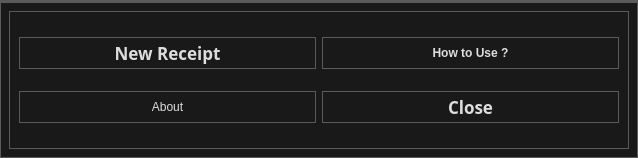
<?xml version="1.0" encoding="UTF-8"?>
<ui version="4.0">
 <class>MainWindow</class>
 <widget class="QMainWindow" name="MainWindow">
  <property name="geometry">
   <rect>
    <x>0</x>
    <y>0</y>
    <width>638</width>
    <height>158</height>
   </rect>
  </property>
  <property name="minimumSize">
   <size>
    <width>460</width>
    <height>138</height>
   </size>
  </property>
  <property name="maximumSize">
   <size>
    <width>638</width>
    <height>158</height>
   </size>
  </property>
  <property name="windowTitle">
   <string>Cafe Receipt</string>
  </property>
  <property name="styleSheet">
   <string notr="true">* {
	background: #191919;
	color: #DDDDDD;
	border: 1px solid #5A5A5A;
}

QWidget::item:selected {
	background: #3D7848;
}

QPushButton{
	height:30px;
}

QCheckBox, QRadioButton {
	border: none;
}

QRadioButton::indicator, QCheckBox::indicator {
	width: 13px;
	height: 13px;
}

QRadioButton::indicator::unchecked, QCheckBox::indicator::unchecked {
	border: 1px solid #5A5A5A;
	background: none;
}

QRadioButton::indicator:unchecked:hover, QCheckBox::indicator:unchecked:hover {
	border: 1px solid #DDDDDD;
}

QRadioButton::indicator::checked, QCheckBox::indicator::checked {
	border: 1px solid #5A5A5A;
	background: #5A5A5A;
}

QRadioButton::indicator:checked:hover, QCheckBox::indicator:checked:hover {
	border: 1px solid #DDDDDD;
	background: #DDDDDD;
}

QGroupBox {
	margin-top: 6px;
}

QGroupBox::title {
	top: -7px;
	left: 7px;
}

QScrollBar {
	border: 1px solid #5A5A5A;
	background: #191919;
}

QScrollBar:horizontal {
	height: 15px;
	margin: 0px 0px 0px 32px;
}

QScrollBar:vertical {
	width: 15px;
	margin: 32px 0px 0px 0px;
}

QScrollBar::handle {
	background: #353535;
	border: 1px solid #5A5A5A;
}

QScrollBar::handle:horizontal {
	border-width: 0px 1px 0px 1px;
}

QScrollBar::handle:vertical {
	border-width: 1px 0px 1px 0px;
}

QScrollBar::handle:horizontal {
	min-width: 20px;
}

QScrollBar::handle:vertical {
	min-height: 20px;
}

QScrollBar::add-line, QScrollBar::sub-line {
	background:#353535;
	border: 1px solid #5A5A5A;
	subcontrol-origin: margin;
}

QScrollBar::add-line {
	position: absolute;
}

QScrollBar::add-line:horizontal {
	width: 15px;
	subcontrol-position: left;
	left: 15px;
}

QScrollBar::add-line:vertical {
	height: 15px;
	subcontrol-position: top;
	top: 15px;
}

QScrollBar::sub-line:horizontal {
	width: 15px;
	subcontrol-position: top left;
}

QScrollBar::sub-line:vertical {
	height: 15px;
	subcontrol-position: top;
}

QScrollBar:left-arrow, QScrollBar::right-arrow, QScrollBar::up-arrow, QScrollBar::down-arrow {
	border: 1px solid #5A5A5A;
	width: 3px;
	height: 3px;
}

QScrollBar::add-page, QScrollBar::sub-page {
	background: none;
}

QAbstractButton:hover {
	background: #353535;
}

QAbstractButton:pressed {
	background: #5A5A5A;
}

QAbstractItemView {
	show-decoration-selected: 1;
	selection-background-color: #3D7848;
	selection-color: #DDDDDD;
	alternate-background-color: #353535;
}

QHeaderView {
	border: 1px solid #5A5A5A;
}

QHeaderView::section {
	background: #191919;
	border: 1px solid #5A5A5A;
	padding: 4px;
}

QHeaderView::section:selected, QHeaderView::section::checked {
	background: #353535;
}

QTableView {
	gridline-color: #5A5A5A;
}

QTabBar {
	margin-left: 2px;
}

QTabBar::tab {
	border-radius: 0px;
	padding: 4px;
	margin: 4px;
}

QTabBar::tab:selected {
	background: #353535;
}

QComboBox::down-arrow {
	border: 1px solid #5A5A5A;
	background: #353535;
}

QComboBox::drop-down {
	border: 1px solid #5A5A5A;
	background: #353535;
}

QComboBox::down-arrow {
	width: 3px;
	height: 3px;
	border: 1px solid #5A5A5A;
}

QAbstractSpinBox {
	padding-right: 15px;
}

QAbstractSpinBox::up-button, QAbstractSpinBox::down-button {
	border: 1px solid #5A5A5A;
	background: #353535;
	subcontrol-origin: border;
}

QAbstractSpinBox::up-arrow, QAbstractSpinBox::down-arrow {
	width: 3px;
	height: 3px;
	border: 1px solid #5A5A5A;
}

QSlider {
	border: none;
}

QSlider::groove:horizontal {
	height: 5px;
	margin: 4px 0px 4px 0px;
}

QSlider::groove:vertical {
	width: 5px;
	margin: 0px 4px 0px 4px;
}

QSlider::handle {
	border: 1px solid #5A5A5A;
	background: #353535;
}

QSlider::handle:horizontal {
	width: 15px;
	margin: -4px 0px -4px 0px;
}

QSlider::handle:vertical {
	height: 15px;
	margin: 0px -4px 0px -4px;
}

QSlider::add-page:vertical, QSlider::sub-page:horizontal {
	background: #3D7848;
}

QSlider::sub-page:vertical, QSlider::add-page:horizontal {
	background: #353535;
}

QLabel {
	border: none;
}

QProgressBar {
	text-align: center;
}

QProgressBar::chunk {
	width: 1px;
	background-color: #3D7848;
}

QMenu::separator {
	background: #353535;
}</string>
  </property>
  <widget class="QWidget" name="centralwidget">
   <layout class="QGridLayout" name="gridLayout_2">
    <item row="0" column="0">
     <widget class="QFrame" name="frame">
      <property name="frameShape">
       <enum>QFrame::StyledPanel</enum>
      </property>
      <property name="frameShadow">
       <enum>QFrame::Raised</enum>
      </property>
      <layout class="QGridLayout" name="gridLayout">
       <item row="1" column="2">
        <widget class="QPushButton" name="pushButton_4">
         <property name="font">
          <font>
           <family>Ubuntu Mono</family>
           <pointsize>13</pointsize>
           <weight>75</weight>
           <bold>true</bold>
          </font>
         </property>
         <property name="cursor">
          <cursorShape>PointingHandCursor</cursorShape>
         </property>
         <property name="text">
          <string>Close</string>
         </property>
        </widget>
       </item>
       <item row="0" column="0">
        <widget class="QPushButton" name="pushButton">
         <property name="font">
          <font>
           <family>Ubuntu Mono</family>
           <pointsize>13</pointsize>
           <weight>75</weight>
           <bold>true</bold>
          </font>
         </property>
         <property name="cursor">
          <cursorShape>PointingHandCursor</cursorShape>
         </property>
         <property name="styleSheet">
          <string notr="true"/>
         </property>
         <property name="text">
          <string>New Receipt</string>
         </property>
        </widget>
       </item>
       <item row="0" column="2">
        <widget class="QPushButton" name="pushButton_3">
         <property name="styleSheet">
          <string notr="true">font: 75 13pt &quot;Ubuntu Mono&quot;;
font-weight:bold;</string>
         </property>
         <property name="text">
          <string>How to Use ?</string>
         </property>
        </widget>
       </item>
       <item row="1" column="0">
        <widget class="QPushButton" name="pushButton_5">
         <property name="text">
          <string>About</string>
         </property>
        </widget>
       </item>
      </layout>
     </widget>
    </item>
   </layout>
  </widget>
  <widget class="QMenuBar" name="menubar">
   <property name="geometry">
    <rect>
     <x>0</x>
     <y>0</y>
     <width>638</width>
     <height>24</height>
    </rect>
   </property>
  </widget>
 </widget>
 <resources/>
 <connections/>
</ui>
